Frame 1 (no input): blank canvas, image omitted
Frame 60 (no input): blank canvas, image omitted
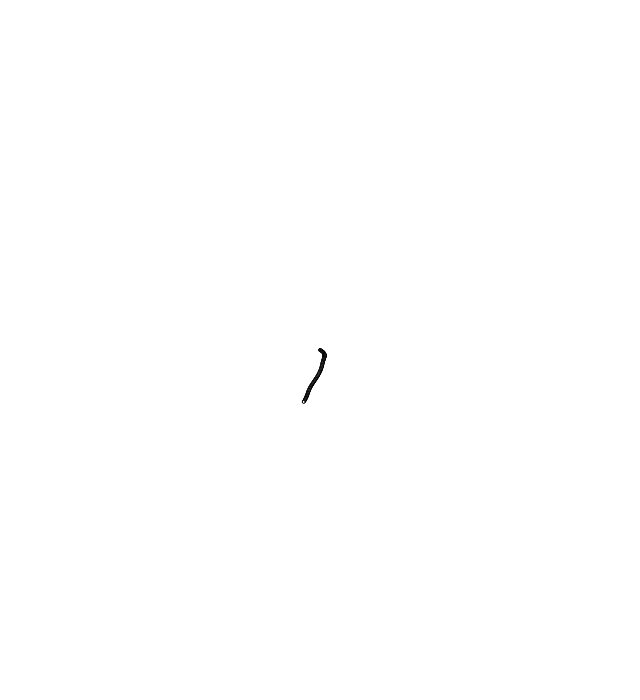
Frame 120 (the mouse pressed at the canvas centre since frame 60)

The p5.js sketch whose frames 1 and 60 were blank and that drew this single picture after the mouse press (run headless with seeded random() and noise() and a simulated clock; from frame 60 on, the mouse is pressed at the canvas centre):

// p5.js sketch
// ── sketch.js
/// <reference types="p5/global" />

class Walker {
    constructor() {
        this.tx = 0.0;
        this.ty = 1000.0;
        this.x = width / 2;
        this.y = height / 2;
    }

    display() {
        stroke(0);
        ellipse(this.x, this.y, 3, 3);
    }

    action() {
        this.x += map(noise(this.tx), 0, 1, -1, 1);
        this.y += map(noise(this.ty), 0, 1, -1, 1);

        this.tx += 0.01;
        this.ty += 0.01;

        this.x = constrain(this.x, 0, 640);
        this.y = constrain(this.y, 0, 700);
    }
}

let walker;

function setup() {
    createCanvas(640, 700);
    background(255);
    walker = new Walker;
}

function draw() {
    walker.display();
    walker.action();
}
